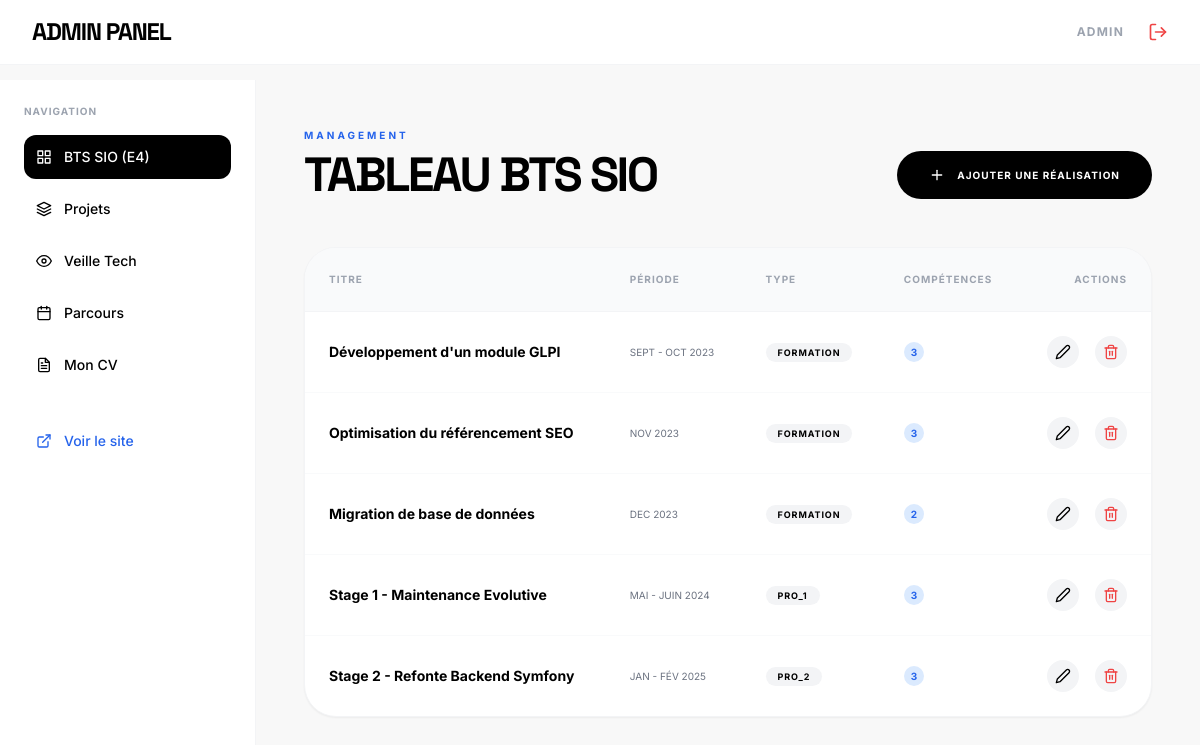
The page /admin (signed in) on the database its author committed.
### tables this page shows
CREATE TABLE IF NOT EXISTS bts_realisations (
    id INT AUTO_INCREMENT PRIMARY KEY,
    title VARCHAR(255) NOT NULL,
    periode VARCHAR(50),
    type ENUM('formation', 'pro_1', 'pro_2') NOT NULL,
    display_order INT DEFAULT 0
);

### controllers/AdminController.php (called while the page is built, shortened)
<?php
class AdminController {
    private $db;
    public function __construct() {
        $database = new Database();
        $this->db = $database->getConnection();
    }
    public function index() {
        $btsModel = new BtsModel($this->db);
        $realisations = $btsModel->getRealisations();
        require_once 'views/admin/dashboard.php';
    }
}

### index.php (called while the page is built, shortened)
<?php
spl_autoload_register(function ($class) {
    $path = str_replace('\\', '/', $class) . '.php';
    if (file_exists($path)) {
        require_once $path;
    } else {
        $loweredPath = strtolower(dirname($path)) . '/' . basename($path);
    }
});
$router = new Router();
$router->add('/', function() {
    $controller = new HomeController();
    $controller->index();
});
$router->add('/login', function() {
    $controller = new AuthController();
    $controller->login();
});
$router->add('/logout', function() {
    $controller = new AuthController();
    $controller->logout();
});
$router->add('/admin', function() {
    $controller = new AdminController();
    $controller->index();
});
$router->add('/admin/bts/add', function() {
    $controller = new AdminController();
    $controller->bts_edit();
});
$router->add('/admin/bts/edit', function() {
    $controller = new AdminController();
    $controller->bts_edit();
});
$router->add('/admin/bts/delete', function() {
    $controller = new AdminController();
    $controller->bts_delete();
});
$router->add('/admin/projects', function() {
    $controller = new AdminController();
    $controller->projects();
});
$router->add('/admin/projects/add', function() {
    $controller = new AdminController();
    $controller->project_edit();
});
$router->add('/admin/projects/edit', function() {
    $controller = new AdminController();
    $controller->project_edit();
});
$router->add('/admin/projects/delete', function() {
    $controller = new AdminController();
    $controller->project_delete();
});
$router->add('/admin/veille', function() {
    $controller = new AdminController();
    $controller->veille();
});
$router->add('/admin/veille/add', function() {
    $controller = new AdminController();
    $controller->veille_edit();
});
$router->add('/admin/veille/edit', function() {
    $controller = new AdminController();
    $controller->veille_edit();
});
$router->add('/admin/veille/delete', function() {
    $controller = new AdminController();
    $controller->veille_delete();
});
$router->add('/admin/veille/rss', function() {
    $controller = new AdminController();
    $controller->veille_rss();
});
$router->add('/admin/veille/sources', function() {
    $controller = new AdminController();
    $controller->veille_sources();
});
$router->add('/admin/veille/sources/delete', function() {
    $controller = new AdminController();
    $controller->veille_source_delete();
});
$router->add('/admin/timeline', function() {
    $controller = new AdminController();
    $controller->timeline();
});
$router->add('/admin/timeline/add', function() {
    $controller = new AdminController();
    $controller->timeline_edit();
});
$router->add('/admin/timeline/edit', function() {
    $controller = new AdminController();
    $controller->timeline_edit();
});
$router->add('/admin/timeline/delete', function() {
    $controller = new AdminController();
    $controller->timeline_delete();
});
$router->add('/admin/cv', function() {
    $controller = new AdminController();
    $controller->cv();
});
$router->run();

### router/Router.php (called while the page is built, shortened)
<?php
class Router {
    private $routes = [];
    public function add($path, $callback) {
        $this->routes[$path] = $callback;
    }
    public function run() {
        $path = parse_url($_SERVER['REQUEST_URI'], PHP_URL_PATH);
        $basePath = '/testportfolio';
        if (strpos($path, $basePath) === 0) {
            $path = substr($path, strlen($basePath));
        }
        if (array_key_exists($path, $this->routes)) {
            return call_user_func($this->routes[$path]);
        }
    }
}

### config/Database.php (called while the page is built, shortened)
<?php
class Database {
    private $host = "localhost";
    private $db_name = "testfolio_db";
    private $username = "root";
    private $password = "";
    public function getConnection() {
        $this->conn = null;
        try {
            $this->conn = new PDO("mysql:host=" . $this->host . ";port=3308;dbname=" . $this->db_name, $this->username, $this->password);
            $this->conn->exec("set names utf8");
            $this->conn->setAttribute(PDO::ATTR_ERRMODE, PDO::ERRMODE_EXCEPTION);
        } catch(PDOException $exception) {
            echo "Erreur de connexion : " . $exception->getMessage();
        }
        return $this->conn;
    }
}

### models/BtsModel.php (called while the page is built, shortened)
<?php
class BtsModel {
    private $conn;
    public function __construct($db) {
        $this->conn = $db;
    }
    public function getRealisations() {
        $query = "SELECT r.*, GROUP_CONCAT(m.competence_id) as competence_ids
                  FROM bts_realisations r
                  LEFT JOIN bts_matrix m ON r.id = m.realisation_id
                  GROUP BY r.id
                  ORDER BY r.type ASC, r.display_order ASC";
        $stmt = $this->conn->prepare($query);
        $stmt->execute();
        $realisations = $stmt->fetchAll(PDO::FETCH_ASSOC);
        return $realisations;
    }
}

### views/admin/dashboard.php (the view, shortened to what this page needs)
<!DOCTYPE html>
<html lang="fr">
<head>
    <script src="https://cdn.tailwindcss.com"></script>
</head>
<body class="bg-[#f8f8f8]">
    <nav class="bg-white border-b border-gray-100 px-8 py-4 flex justify-between items-center fixed top-0 w-full z-50">
        <h1 class="display-title text-2xl font-bold uppercase tracking-tighter">Admin Panel</h1>
        <div class="flex items-center gap-6">
            <span class="text-xs font-bold uppercase tracking-widest text-gray-400"><?php echo $_SESSION['admin']; ?></span>
            <a href="/testportfolio/logout" class="text-red-500 hover:text-red-700 transition-colors">
                <i data-feather="log-out" class="w-5 h-5"></i>
            </a>
        </div>
    </nav>
    <div class="flex pt-20">
        <aside class="w-64 bg-white border-r border-gray-100 h-[calc(100vh-80px)] fixed left-0 overflow-y-auto p-6 space-y-2">
            <span class="text-[10px] font-bold text-gray-400 uppercase tracking-widest mb-4 block">Navigation</span>
            <a href="/testportfolio/admin" class="sidebar-link active flex items-center gap-3 p-3 rounded-xl text-sm font-medium transition-all hover:bg-gray-50">
                <i data-feather="grid" class="w-4 h-4"></i> BTS SIO (E4)
            </a>
            <a href="/testportfolio/admin/projects" class="sidebar-link flex items-center gap-3 p-3 rounded-xl text-sm font-medium transition-all hover:bg-gray-50">
                <i data-feather="layers" class="w-4 h-4"></i> Projets
            </a>
            <a href="/testportfolio/admin/veille" class="sidebar-link flex items-center gap-3 p-3 rounded-xl text-sm font-medium transition-all hover:bg-gray-50">
                <i data-feather="eye" class="w-4 h-4"></i> Veille Tech
            </a>
            <a href="/testportfolio/admin/timeline" class="sidebar-link flex items-center gap-3 p-3 rounded-xl text-sm font-medium transition-all hover:bg-gray-50">
                <i data-feather="calendar" class="w-4 h-4"></i> Parcours
            </a>
            <a href="/testportfolio/admin/cv" class="sidebar-link flex items-center gap-3 p-3 rounded-xl text-sm font-medium transition-all hover:bg-gray-50">
                <i data-feather="file-text" class="w-4 h-4"></i> Mon CV
            </a>
            <div class="pt-6">
                <a href="/testportfolio/" target="_blank" class="flex items-center gap-3 p-3 text-blue-600 rounded-xl text-sm font-medium hover:bg-blue-50 transition-all">
                    <i data-feather="external-link" class="w-4 h-4"></i> Voir le site
                </a>
            </div>
        </aside>
        <main class="flex-1 ml-64 p-12">
            <div class="flex justify-between items-end mb-12">
                <div>
                    <span class="text-[10px] font-bold text-blue-600 uppercase tracking-[0.3em] mb-2 block">Management</span>
                    <h2 class="display-title text-5xl font-extrabold uppercase tracking-tighter">Tableau BTS SIO</h2>
                </div>
                <a href="/testportfolio/admin/bts/add" class="bg-black text-white px-8 py-4 rounded-full font-bold uppercase tracking-widest text-[10px] hover:bg-gray-800 transition-all flex items-center gap-3">
                    <i data-feather="plus" class="w-4 h-4"></i>
                    Ajouter une réalisation
                </a>
            </div>
            <div class="bg-white border border-gray-100 rounded-[2rem] overflow-hidden shadow-sm">
                <table class="w-full text-left">
                    <thead>
                        <tr class="bg-gray-50 border-b border-gray-100">
                            <th class="p-6 text-[10px] font-bold uppercase tracking-widest text-gray-400">Titre</th>
                            <th class="p-6 text-[10px] font-bold uppercase tracking-widest text-gray-400">Période</th>
                            <th class="p-6 text-[10px] font-bold uppercase tracking-widest text-gray-400">Type</th>
                            <th class="p-6 text-[10px] font-bold uppercase tracking-widest text-gray-400">Compétences</th>
                            <th class="p-6 text-[10px] font-bold uppercase tracking-widest text-gray-400 text-right">Actions</th>
                        </tr>
                    </thead>
                    <tbody class="divide-y divide-gray-50 text-sm">
                        <?php foreach ($realisations as $real): ?>
                            <tr class="hover:bg-gray-50/50 transition-colors">
                                <td class="p-6 font-bold"><?php echo htmlspecialchars($real['title']); ?></td>
                                <td class="p-6 text-gray-500 uppercase text-[10px]"><?php echo htmlspecialchars($real['periode']); ?></td>
                                <td class="p-6">
                                    <span class="px-3 py-1 bg-gray-100 rounded-full text-[9px] font-bold uppercase tracking-widest">
                                        <?php echo $real['type']; ?>
                                    </span>
                                </td>
                                <td class="p-6">
                                    <div class="flex gap-1">
                                        <span class="w-5 h-5 rounded-full flex items-center justify-center bg-blue-100 text-blue-600 text-[10px] font-bold">
                                            <?php echo count($real['competence_ids']); ?>
                                        </span>
                                    </div>
                                </td>
                                <td class="p-6 text-right">
                                    <div class="flex justify-end gap-4">
                                        <a href="/testportfolio/admin/bts/edit?id=<?php echo $real['id']; ?>" class="p-2 bg-gray-100 rounded-full hover:bg-black hover:text-white transition-all">
                                            <i data-feather="edit-2" class="w-4 h-4"></i>
                                        </a>
                                        <a href="/testportfolio/admin/bts/delete?id=<?php echo $real['id']; ?>" onclick="return confirm('Supprimer ?')" class="p-2 bg-gray-100 rounded-full hover:bg-red-500 hover:text-white transition-all text-red-500">
                                            <i data-feather="trash-2" class="w-4 h-4"></i>
                                        </a>
                                    </div>
                                </td>
                            </tr>
                        <?php endforeach; ?>
                    </tbody>
                </table>
            </div>
        </main>
    </div>
</body>
</html>

### views/admin/dashboard.php (style rules this page uses)
body { font-family: 'Inter', sans-serif; }
.display-title { font-family: 'Space Grotesk', sans-serif; }
.sidebar-link.active { background: black; color: white; }

### rows shown on the page
bts_realisations: title "Développement d'un module GLPI", periode "SEPT - OCT 2023", type "FORMATION", count($real['competence_ids']) "3"
bts_realisations: title "Optimisation du référencement SEO", periode "NOV 2023", type "FORMATION", count($real['competence_ids']) "3"
bts_realisations: title "Migration de base de données", periode "DEC 2023", type "FORMATION", count($real['competence_ids']) "2"
bts_realisations: title "Stage 1 - Maintenance Evolutive", periode "MAI - JUIN 2024", type "PRO_1", count($real['competence_ids']) "3"
bts_realisations: title "Stage 2 - Refonte Backend Symfony", periode "JAN - FÉV 2025", type "PRO_2", count($real['competence_ids']) "3"

### other values the page prints
$_SESSION['admin'] "ADMIN"
